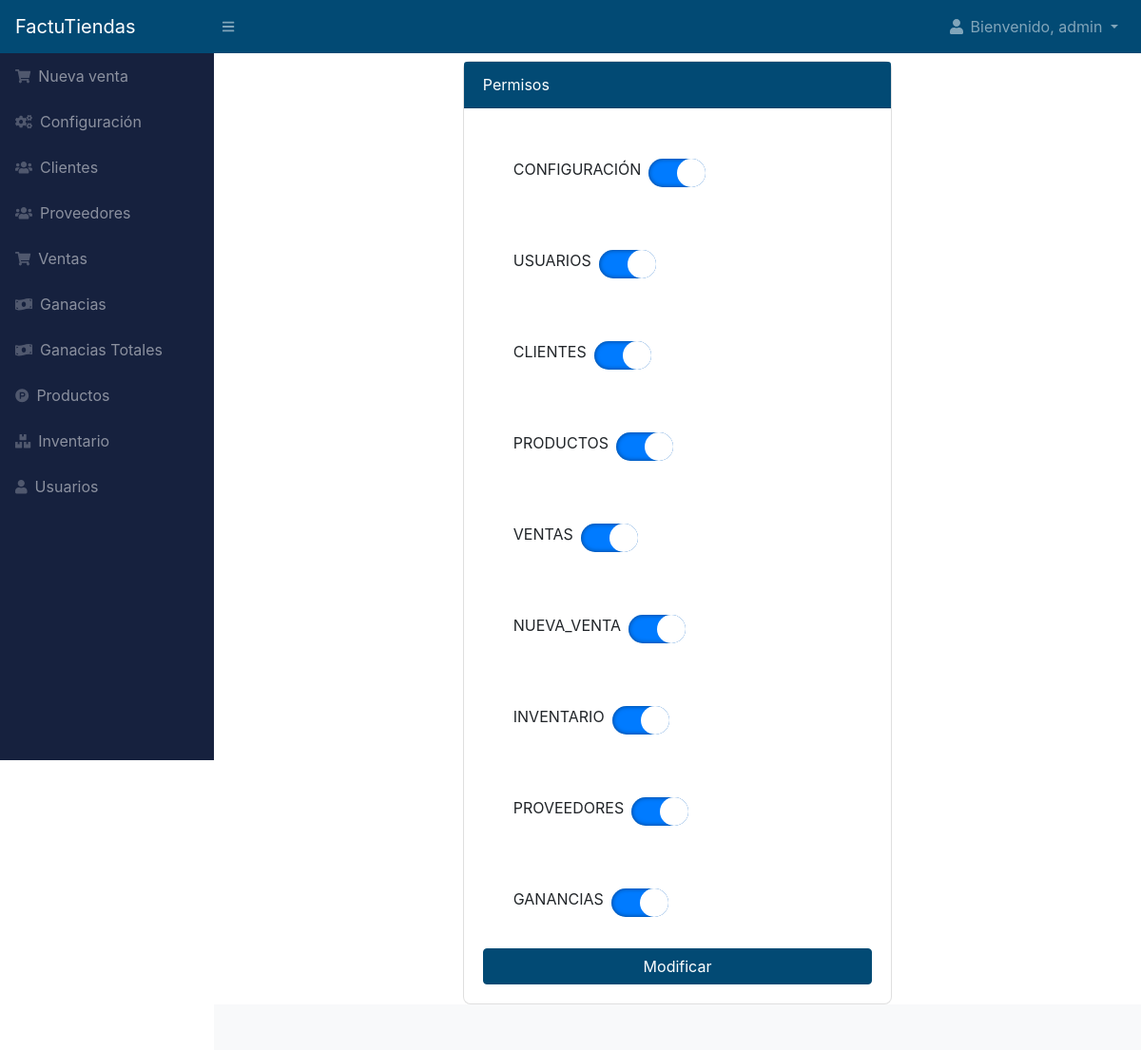
Screenshot of /index.php?action=editar_permisos&id=1 (signed in) with the database file from the repository.
### tables this page shows
CREATE TABLE `permisos` (
  `id` int(11) NOT NULL AUTO_INCREMENT,
  `nombre` varchar(30) NOT NULL,
  PRIMARY KEY (`id`)
);

### controllers/PermisoController.php (called while the page is built, shortened)
<?php
require_once "models/PermisoModel.php";
class PermisoController {
    private $model;
    public function __construct() {
        $this->model = new PermisoModel();
    }
    public function editarPermisos() {
        $id = $_GET['id'];
        $datos = $this->model->obtenerPermisosUsuario($id);
        $permisos = $this->model->obtenerPermisos();
        require_once "views/permisos_view.php";
    }
}
?>

### config/database.php (called while the page is built, shortened)
<?php
function getConnection() {
    $conexion = mysqli_connect(DB_HOST, DB_USER, DB_PASS, DB_NAME);
    return $conexion;
}
?>

### models/PermisoModel.php (called while the page is built, shortened)
<?php
require_once 'config/database.php';
class PermisoModel {
    private $conexion;
    public function __construct() {
        $this->conexion = getConnection();
    }
    public function obtenerPermisos() {
        $query = mysqli_query($this->conexion, "SELECT * FROM permisos");
        return $query;
    }
}
?>

### views/permisos_view.php (the view, shortened to what this page needs)
<?php include_once "includes/header.php"; ?>
<div class="row">
    <div class="col-md-6 mx-auto">
        <div class="card">
            <div class="card-header bg-dialog text-white">
                Permisos
            </div>
            <div class="card-body">
                <form method="post" action="">
                    <?php while ($row = mysqli_fetch_assoc($permisos)) { ?>
                        <div class="form-check form-check-inline m-4">
                            <label for="permisos" class="p-2 text-uppercase"><?php echo $row['nombre']; ?></label>
                            <input id="permisos" type="checkbox" name="permisos[]" value="<?php echo $row['id']; ?>"
                                <?php if (isset($datos[$row['id']])) { echo "checked"; } ?>>
                        </div>
                    <?php } ?>
                    <br>
                    <button class="btn btn-primary btn-block" type="submit">Modificar</button>
                </form>
            </div>
        </div>
    </div>
</div>
<?php include_once "includes/footer.php"; ?>

### assets/css/productos.css (style rules this page uses)
.card, .table-responsive, .modal-content { background-color: rgba(255, 255, 255, 0.9); border-radius: 8px; }

### rows the page displays
permisos: nombre "CONFIGURACIÓN", id "☑"
permisos: nombre "USUARIOS", id "☑"
permisos: nombre "CLIENTES", id "☑"
permisos: nombre "PRODUCTOS", id "☑"
permisos: nombre "VENTAS", id "☑"
permisos: nombre "NUEVA_VENTA", id "☑"
permisos: nombre "INVENTARIO", id "☑"
permisos: nombre "PROVEEDORES", id "☑"
permisos: nombre "GANANCIAS", id "☑"

### other values shown
$_SESSION['user'] "admin"
